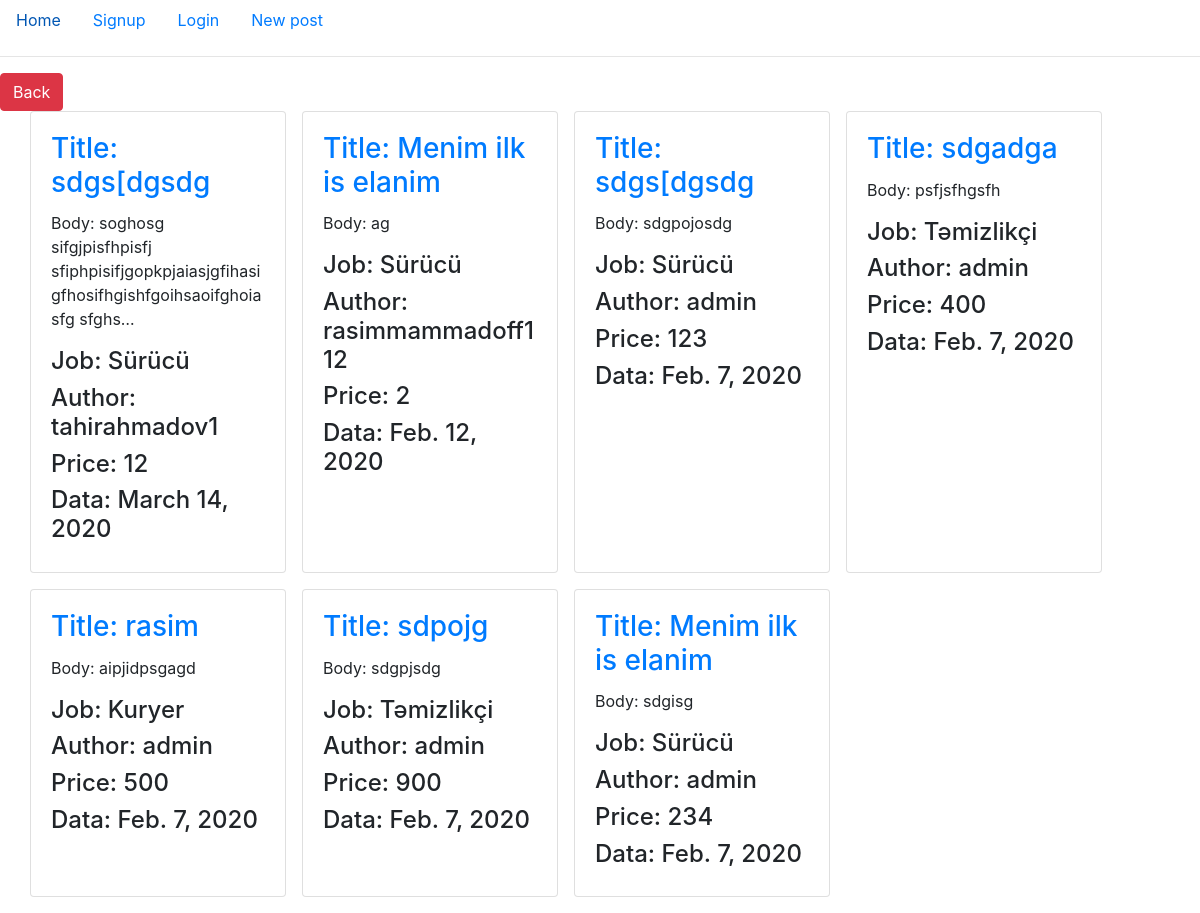
The app's page /all-posts/ with its own data.
### post/models.py (models this page shows)
class Post(models.Model):
    user = models.ForeignKey(get_user_model(), on_delete=models.CASCADE)
    category = models.ForeignKey(Category, default=1, on_delete=models.CASCADE)
    post_title = models.TextField(max_length=100)
    post_body = models.TextField()
    price = models.IntegerField()
    date = models.DateField(auto_now=True)
    class Meta:
        ordering = ['-pk']

class Category(models.Model):
    category = models.TextField(max_length=40)

### post/views.py (the view)
# urls.py: path('', include('post.urls')),
def post(request):
    posts = Post.objects.all()
    return render(request, "posts/allposts.html", {"posts": posts})

### templates/posts/allposts.html (shortened to what this page needs)
{% extends 'base.html' %}
{% if user.is_authenticated %}
    {% block postmethods %}
        <li class="nav-item">
            <a class="nav-link active" href="{% url 'new_post' %}">New post</a>
        </li>
    {% endblock %}
{% endif %}
{% block content %}
    <a class="btn btn-danger" href={% url 'intro' %}>Back</a>
    <div class="container">
        <div class="row">
            {% for post in posts %}
                <div class="card mb-3 mr-3" style="width: 16rem;">
                    <div class="card-body">
                        <a href="{% url 'clickPost' post.id %}">
                            <h3 class="card-title">Title: {{ post.post_title }}</h3>
                        </a>
                        <p>Body: {{ post.post_body |truncatechars:90}}</p>
                        <h4>Job: {{ post.category.category }}</h4>
                        <h4>Author: {{ post.user }}</h4>
                        <h4>Price: {{ post.price }}</h4>
                        <h4>Data: {{ post.date }}</h4>
                    </div>
                </div>
            {% endfor %}
        </div>
    </div>
{% endblock %}

### records on screen
Post: post_title "sdgs[dgsdg", post_body "soghosg sifgjpisfhpisfj sfiphpisifjgopkpjaiasjgfihasigfhosifhgishfgoihsaoifghoiasfg sfghs…", category.category "Sürücü", user "tahirahmadov1", price "12", date "March 14, 2020"
Post: post_title "Menim ilk is elanim", post_body "ag", category.category "Sürücü", user "rasimmammadoff112", price "2", date "Feb. 12, 2020"
Post: post_title "sdgs[dgsdg", post_body "sdgpojosdg", category.category "Sürücü", user "admin", price "123", date "Feb. 7, 2020"
Post: post_title "sdgadga", post_body "psfjsfhgsfh", category.category "Təmizlikçi", user "admin", price "400", date "Feb. 7, 2020"
Post: post_title "rasim", post_body "aipjidpsgagd", category.category "Kuryer", user "admin", price "500", date "Feb. 7, 2020"
Post: post_title "sdpojg", post_body "sdgpjsdg", category.category "Təmizlikçi", user "admin", price "900", date "Feb. 7, 2020"
Post: post_title "Menim ilk is elanim", post_body "sdgisg", category.category "Sürücü", user "admin", price "234", date "Feb. 7, 2020"
